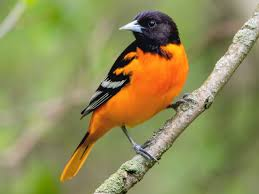
#> input picture bird.png, 259 x 194 px, found by its file name
$ jupyter execute BT_lab01.ipynb
#> lines starting #> are read from the running program, lines starting #| are printed output that depends on the picture
[cell 1]
from PIL import Image
import numpy as np

# Nạp ảnh gốc
img = Image.open('bird.png')
#> img is the input picture: PIL image 259x194 RGB; mean R, G, B 142.7, 139.8, 87.1
arr = np.array(img)

# Tách từng kênh màu
r = arr.copy()
r[:, :, 1:] = 0  # chỉ giữ kênh Red
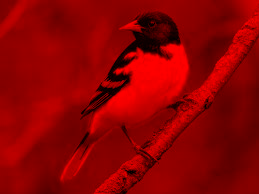
#> r: shape (194, 259, 3); mean R, G, B 142.7, 0, 0

g = arr.copy()
g[:, :, [0, 2]] = 0  # chỉ giữ kênh Green
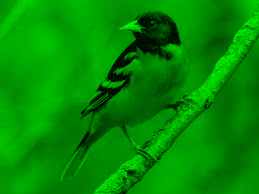
#> g: shape (194, 259, 3); mean R, G, B 0, 139.8, 0

b = arr.copy()
b[:, :, :2] = 0  # chỉ giữ kênh Blue
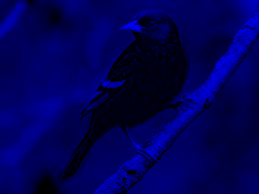
#> b: shape (194, 259, 3); mean R, G, B 0, 0, 87.1

# Lưu ảnh
Image.fromarray(r).save('bird_red.png')
Image.fromarray(g).save('bird_green.png')
Image.fromarray(b).save('bird_blue.png')

[cell 2]
from PIL import Image
import numpy as np

img = Image.open('bird.png')
arr = np.array(img)

# Đổi RGB → BGR
bgr = arr[:, :, ::-1]
Image.fromarray(bgr).save('bird_bgr.png')

# Đổi RGB → GRB
grb = arr[:, :, [1, 0, 2]]
Image.fromarray(grb).save('bird_grb.png')

# Đổi RGB → BRG
brg = arr[:, :, [2, 0, 1]]
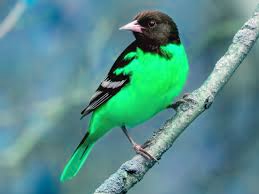
#> brg: shape (194, 259, 3); mean R, G, B 87.1, 142.7, 139.8
Image.fromarray(brg).save('bird_brg.png')

[cell 3]
from PIL import Image
import numpy as np
import colorsys

img = Image.open('bird.png').convert('RGB')
arr = np.array(img) / 255.0  # chuẩn hóa 0-1

# Chuyển từng pixel sang HSV
hsv = np.array([colorsys.rgb_to_hsv(*pixel) for row in arr for pixel in row])
hsv = hsv.reshape(arr.shape)

# Tách các kênh
H = (hsv[:, :, 0] * 255).astype(np.uint8)
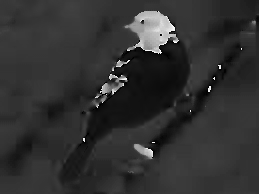
#> H: shape (194, 259); min 0, max 254, mean 49.1
S = (hsv[:, :, 1] * 255).astype(np.uint8)
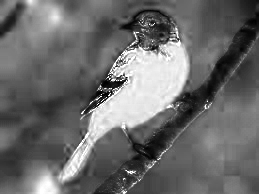
#> S: shape (194, 259); min 0, max 255, mean 107
V = (hsv[:, :, 2] * 255).astype(np.uint8)
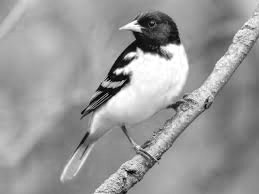
#> V: shape (194, 259); min 0, max 255, mean 152.8

Image.fromarray(H).save('bird_H.png')
Image.fromarray(S).save('bird_S.png')
Image.fromarray(V).save('bird_V.png')

[cell 4]
from PIL import Image
import numpy as np
import colorsys

img = Image.open('bird.png').convert('RGB')
arr = np.array(img) / 255.0

# Chuyển sang HSV
hsv = np.array([colorsys.rgb_to_hsv(*pixel) for row in arr for pixel in row])
hsv = hsv.reshape(arr.shape)

# Biến đổi kênh H và V
hsv[:, :, 0] = (hsv[:, :, 0] / 3) % 1.0  # Hnew = H / 3
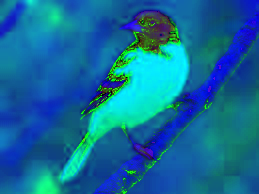
#> hsv: shape (194, 259, 3) float64; mean R, G, B 0.0649, 0.422, 0.599
hsv[:, :, 2] = np.clip(hsv[:, :, 2] * 34, 0, 1.0)  # Vnew = 34 * V (giới hạn max = 1)
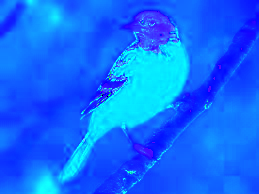
#> hsv: shape (194, 259, 3) float64; mean R, G, B 0.0649, 0.422, 0.999

# Chuyển ngược về RGB
rgb_new = np.array([colorsys.hsv_to_rgb(*pixel) for row in hsv for pixel in row])
rgb_new = rgb_new.reshape(arr.shape)
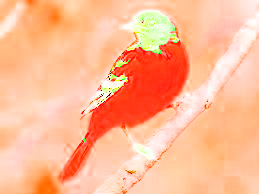
#> rgb_new: shape (194, 259, 3) float64; mean R, G, B 0.995, 0.725, 0.578
rgb_img = (rgb_new * 255).astype(np.uint8)

Image.fromarray(rgb_img).save('bird_HSV_modified.png')

[cell 5]
import os
from PIL import Image
import numpy as np
from scipy.ndimage import uniform_filter

folder_path = 'Exercise'
output_folder = 'Exercise_filtered'
os.makedirs(output_folder, exist_ok=True)

# Lặp qua từng ảnh trong thư mục
for filename in os.listdir(folder_path):
    if filename.endswith('.png') or filename.endswith('.jpg'):
        filepath = os.path.join(folder_path, filename)
        img = Image.open(filepath).convert('L')  # chuyển sang grayscale
        arr = np.array(img)

        # Áp dụng mean filter với kernel 5x5
        filtered = uniform_filter(arr, size=5)

        # Lưu kết quả
        output_path = os.path.join(output_folder, f'filtered_{filename}')
        Image.fromarray(filtered).save(output_path)
#> pass 2 of the loop `for filename in os.listdir(folder_path):`:
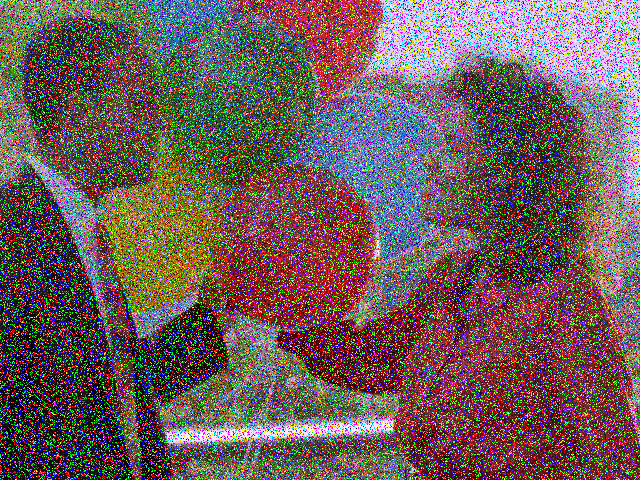
#> input picture lab01/exercise/balloons_noisy.png, 640 x 480 px, found by its file name
#> `img = Image.open(filepath).convert('L')`:
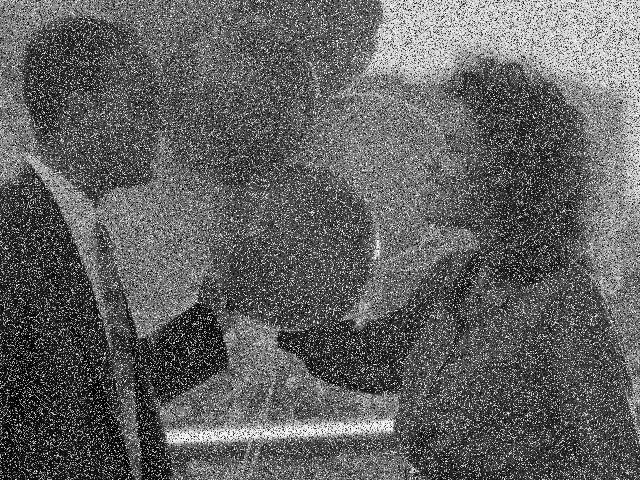
#> img: PIL image 640x480 L; min 0, max 255, mean 96.9
#> `filtered = uniform_filter(arr, size=5)`:
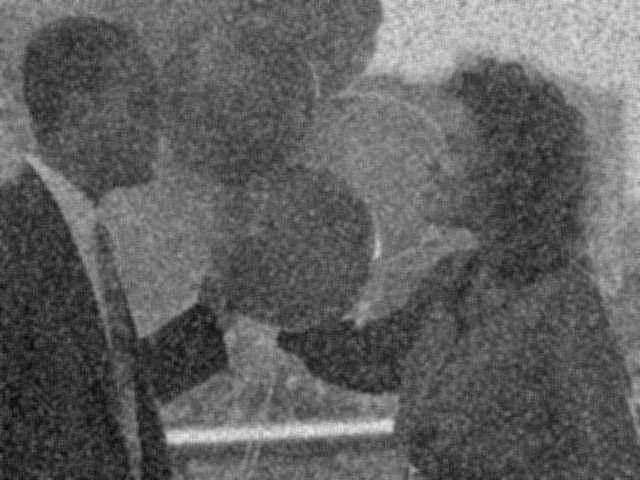
#> filtered: shape (480, 640); min 8, max 234, mean 96.1
